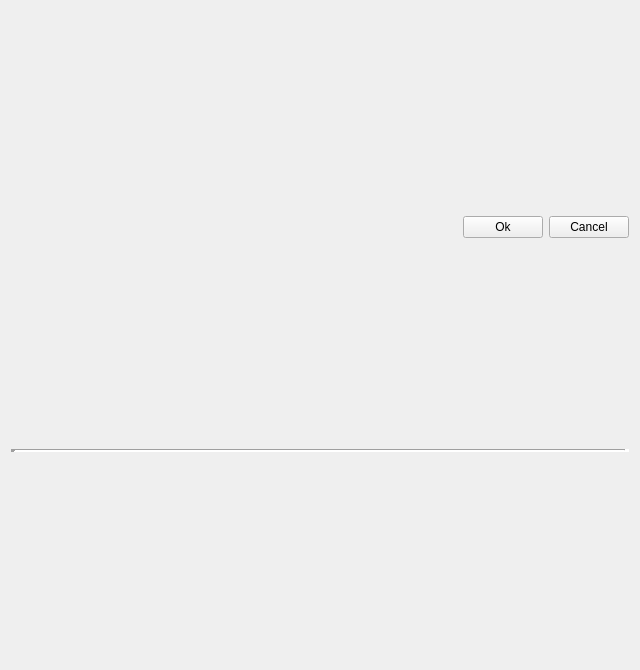
<?xml version="1.0" encoding="UTF-8"?>
<ui version="4.0">
 <class>Dialog</class>
 <widget class="QDialog" name="Dialog">
  <property name="geometry">
   <rect>
    <x>0</x>
    <y>0</y>
    <width>640</width>
    <height>670</height>
   </rect>
  </property>
  <property name="windowTitle">
   <string>Dialog</string>
  </property>
  <layout class="QVBoxLayout" name="verticalLayout">
   <item>
    <layout class="QHBoxLayout" name="horizontalLayout">
     <item>
      <spacer name="horizontalSpacer">
       <property name="orientation">
        <enum>Qt::Horizontal</enum>
       </property>
       <property name="sizeHint" stdset="0">
        <size>
         <width>40</width>
         <height>20</height>
        </size>
       </property>
      </spacer>
     </item>
     <item>
      <widget class="QPushButton" name="pushButtonOk">
       <property name="focusPolicy">
        <enum>Qt::NoFocus</enum>
       </property>
       <property name="layoutDirection">
        <enum>Qt::LeftToRight</enum>
       </property>
       <property name="text">
        <string>Ok</string>
       </property>
       <property name="icon">
        <iconset resource="../icons_all.qrc">
         <normaloff>:/icons/open-iconic-master/png/check-3x.png</normaloff>:/icons/open-iconic-master/png/check-3x.png</iconset>
       </property>
       <property name="iconSize">
        <size>
         <width>35</width>
         <height>35</height>
        </size>
       </property>
       <property name="default">
        <bool>false</bool>
       </property>
       <property name="flat">
        <bool>false</bool>
       </property>
      </widget>
     </item>
     <item>
      <widget class="QPushButton" name="pushButtonCancel">
       <property name="focusPolicy">
        <enum>Qt::NoFocus</enum>
       </property>
       <property name="layoutDirection">
        <enum>Qt::LeftToRight</enum>
       </property>
       <property name="text">
        <string>Cancel</string>
       </property>
       <property name="icon">
        <iconset resource="../icons_all.qrc">
         <normaloff>:/icons/open-iconic-master/png/thumb-down-3x.png</normaloff>:/icons/open-iconic-master/png/thumb-down-3x.png</iconset>
       </property>
       <property name="iconSize">
        <size>
         <width>35</width>
         <height>35</height>
        </size>
       </property>
       <property name="default">
        <bool>false</bool>
       </property>
       <property name="flat">
        <bool>false</bool>
       </property>
      </widget>
     </item>
    </layout>
   </item>
   <item>
    <widget class="Line" name="line">
     <property name="frameShadow">
      <enum>QFrame::Sunken</enum>
     </property>
     <property name="lineWidth">
      <number>5</number>
     </property>
     <property name="orientation">
      <enum>Qt::Horizontal</enum>
     </property>
    </widget>
   </item>
  </layout>
 </widget>
 <resources>
  <include location="../icons_all.qrc"/>
 </resources>
 <connections/>
</ui>
